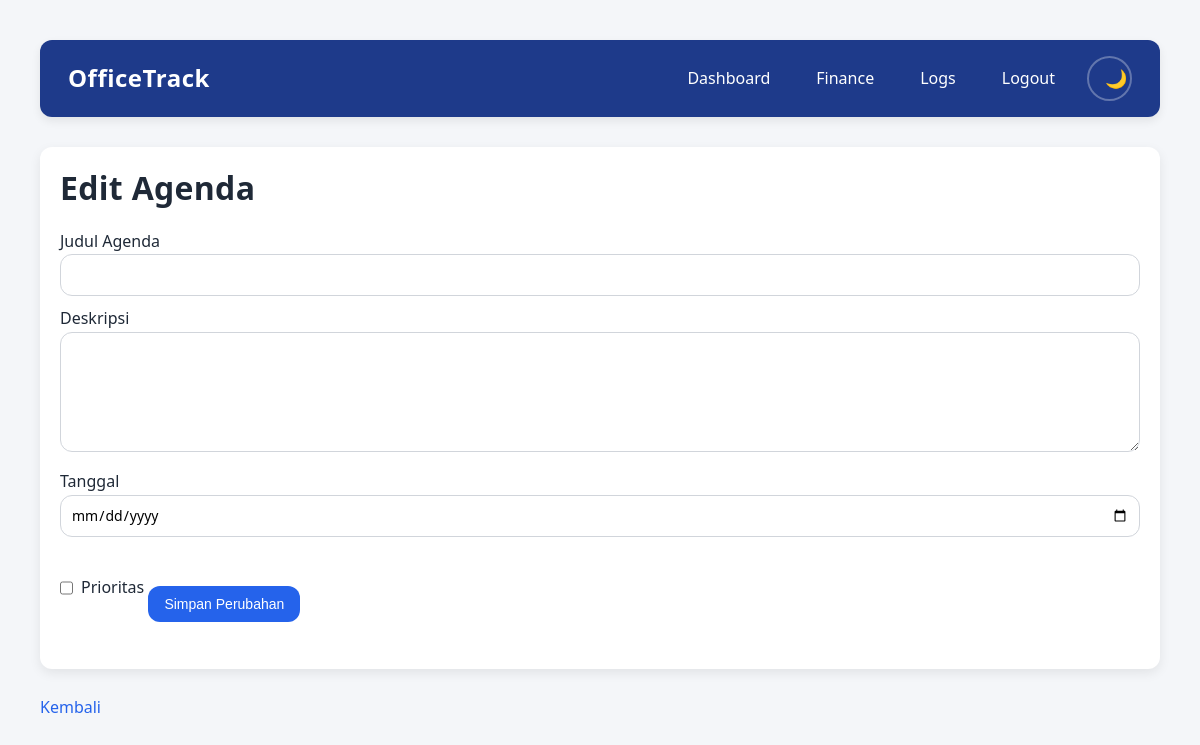
/edit-agenda/1 (signed in), run on an earlier commit of the app's database.
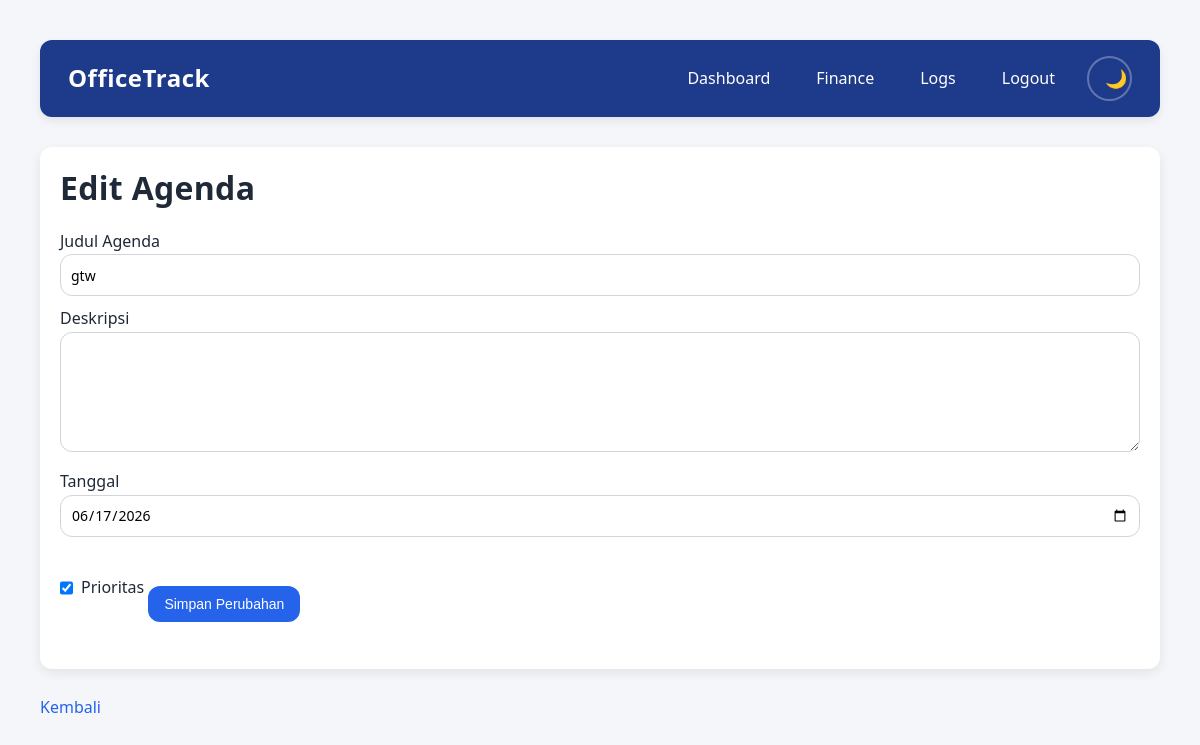
And on a later commit of the database.
### tables this page shows
CREATE TABLE agenda(
        id INTEGER PRIMARY KEY AUTOINCREMENT,
        user_id INTEGER NOT NULL,
        judul TEXT NOT NULL,
        deskripsi TEXT,
        tanggal TEXT NOT NULL,
        prioritas INTEGER DEFAULT 0,

        FOREIGN KEY(user_id)
        REFERENCES users(id)
    );

### routes/agenda.py (the view, shortened to what this page needs)
@agenda_bp.route("/edit-agenda/<int:agenda_id>", methods=["GET", "POST"])
@login_required
def edit_agenda(agenda_id):
    agenda = get_agenda_by_id(
        session["user_id"],
        agenda_id,
    )
    return render_template("agenda/edit.html", agenda=agenda)

### database/agenda_db.py (called while the page is built)
def get_agenda_by_id(user_id, agenda_id):
    conn = get_connection()
    cursor = conn.cursor()
    cursor.execute(
        """
    SELECT *
    FROM agenda
    WHERE id = ?
    AND user_id = ?
    """,
        (
            agenda_id,
            user_id,
        ),
    )
    agenda = cursor.fetchone()
    conn.close()
    return agenda

### database/database.py (called while the page is built)
def get_connection():
    conn = sqlite3.connect(DB_PATH)
    conn.row_factory = sqlite3.Row
    return conn

### utils/security.py (called while the page is built)
def login_required(func):
    @wraps(func)
    def wrapper(*args, **kwargs):
        if "user_id" not in session:
            return redirect("/login")
        return func(*args, **kwargs)
    return wrapper

### templates/agenda/edit.html (shortened to what this page needs)
<!DOCTYPE html>
<html lang="id">
<head>
    <link rel="stylesheet"
      href="{{ url_for('static', filename='css/style.css') }}">
</head>
<body>
    <div class="container">
        <div class="navbar">
            <div class="navbar-logo">
                OfficeTrack
            </div>
            <div class="navbar-menu">
                <a href="/dashboard">Dashboard</a>
                <a href="/finance">Finance</a>
                <a href="/logs">Logs</a>
                <a href="/logout">Logout</a>
                <button
                    id="theme-toggle"
                    type="button">
                </button>
            </div>
        </div>
        <div class="card">
            <h1>Edit Agenda</h1>
            <form method="POST">
                <p>Judul Agenda</p>
                <input
                    type="text"
                    name="judul"
                    value="{{ agenda[2] }}"
                    required
                >
                <p>Deskripsi</p>
                <textarea
                    name="deskripsi"
                    rows="5"
                >{{ agenda[3] }}</textarea>
                <p>Tanggal</p>
                <input
                    type="date"
                    name="tanggal"
                    value="{{ agenda[4] }}"
                    required
                >
                <label class="checkbox-group">
                    <input
                        type="checkbox"
                        name="prioritas"
                        {% if agenda[5] == 1 %}
                            checked
                        {% endif %}
                    >
                    Prioritas
                </label>
                <button type="submit">
                    Simpan Perubahan
                </button>
            </form>
        </div>
        <br>
        <a href="/dashboard">
            Kembali
        </a>
    </div>
</body>
</html>

What changed in the data, as far as the page shows it:
now on this page (row edited): agenda: judul "gtw", tanggal "06/17/2026", prioritas "☑"
Also different on the page:
form field prioritas: "☐" → (not shown)
